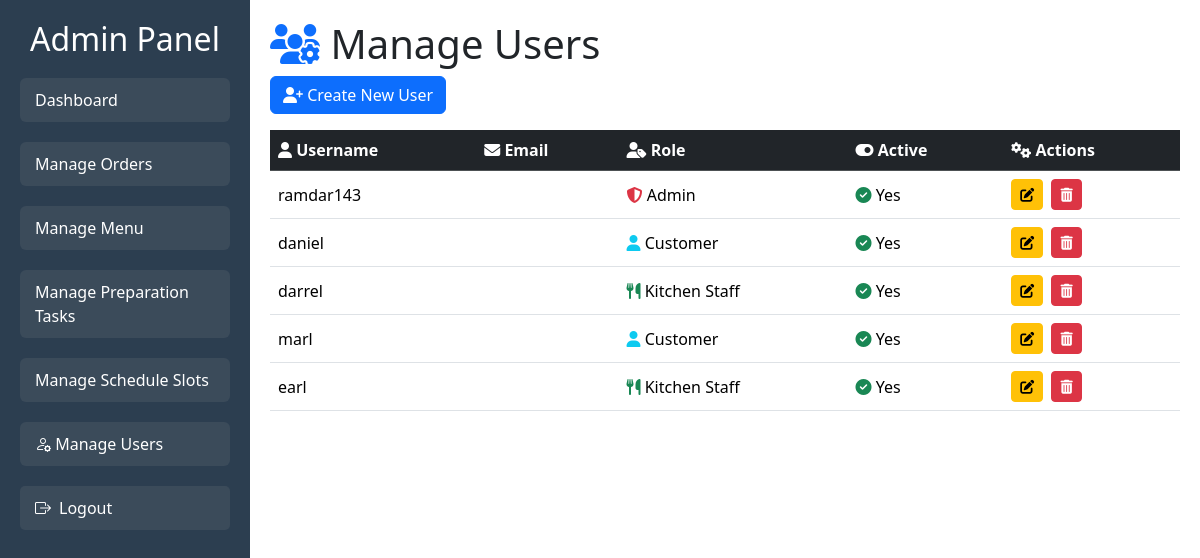
Page /users/manage-users/ (signed in) on the committed database.
### users/models.py (models this page shows, shortened)
class User(AbstractUser):
    class Roles(models.TextChoices):
        ADMIN = 'Admin', 'Admin'
        KITCHEN = 'KitchenStaff', 'Kitchen Staff'
        DELIVERY = 'DeliveryStaff', 'Delivery Staff'
        ORDER_MANAGER = 'OrderManager', 'Order Manager'
        CUSTOMER = 'Customer', 'Customer'
    role = models.CharField(
        max_length=20,
        choices=Roles.choices,
        default=Roles.CUSTOMER
    )

### users/views.py (the view)
# urls.py: path("manage-users/", views.manage_users, name="manage_users"),
@user_passes_test(admin_required)
def manage_users(request):
    users = User.objects.all()
    return render(request, 'users/manage_users.html', {'users': users})

### users/views.py (called while the page is built)
def admin_required(user):
    return user.is_superuser or getattr(user, 'role', None) == 'Admin'

### users/templates/users/manage_users.html
{% extends "base_for_admin.html" %}
{% block content %}
<h1><i class="fas fa-users-cog text-primary"></i> Manage Users</h1>
<a href="{% url 'users:user_create' %}" class="btn btn-primary mb-3">
    <i class="fas fa-user-plus"></i> Create New User
</a>
<table class="table table-hover align-middle">
    <thead class="table-dark">
        <tr>
            <th><i class="fas fa-user"></i> Username</th>
            <th><i class="fas fa-envelope"></i> Email</th>
            <th><i class="fas fa-user-tag"></i> Role</th>
            <th><i class="fas fa-toggle-on"></i> Active</th>
            <th><i class="fas fa-cogs"></i> Actions</th>
        </tr>
    </thead>
    <tbody>
        {% for user in users %}
        <tr>
            <td>{{ user.username }}</td>
            <td>{{ user.email }}</td>
            <td>
                {% if user.role == "Admin" %}
                    <i class="fas fa-shield-alt text-danger"></i>
                {% elif user.role == "KitchenStaff" %}
                    <i class="fas fa-utensils text-success"></i>
                {% elif user.role == "DeliveryStaff" %}
                    <i class="fas fa-truck text-primary"></i>
                {% elif user.role == "OrderManager" %}
                    <i class="fas fa-tasks text-warning"></i>
                {% else %}
                    <i class="fas fa-user text-info"></i>
                {% endif %}
                {{ user.get_role_display }}
            </td>
            <td>
                {% if user.is_active %}
                    <i class="fas fa-check-circle text-success"></i> Yes
                {% else %}
                    <i class="fas fa-times-circle text-danger"></i> No
                {% endif %}
            </td>
            <td>
                <a href="{% url 'users:user_update' user.pk %}" class="btn btn-sm btn-warning me-1" title="Edit">
                    <i class="fas fa-edit"></i>
                </a>
                <a href="{% url 'users:user_delete' user.pk %}" class="btn btn-sm btn-danger" title="Delete">
                    <i class="fas fa-trash-alt"></i>
                </a>
            </td>
        </tr>
        {% endfor %}
    </tbody>
</table>
{% endblock %}

### static/css/styles.css (style rules this page uses)
body { margin: 0; font-family: Arial, sans-serif; }

### rows in the picture
User: username "ramdar143", role "Admin", is_active True (drawn)
User: username "daniel", role "Customer", is_active True (drawn)
User: username "darrel", role "Kitchen Staff", is_active True (drawn)
User: username "marl", role "Customer", is_active True (drawn)
User: username "earl", role "Kitchen Staff", is_active True (drawn)
